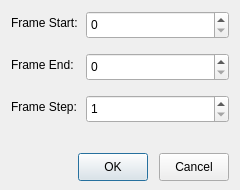
<?xml version="1.0" encoding="UTF-8"?>
<ui version="4.0">
 <class>FrameRangeDialog</class>
 <widget class="QDialog" name="FrameRangeDialog">
  <property name="geometry">
   <rect>
    <x>0</x>
    <y>0</y>
    <width>240</width>
    <height>190</height>
   </rect>
  </property>
  <property name="minimumSize">
   <size>
    <width>240</width>
    <height>190</height>
   </size>
  </property>
  <property name="maximumSize">
   <size>
    <width>240</width>
    <height>190</height>
   </size>
  </property>
  <property name="windowTitle">
   <string>Set Frame Range</string>
  </property>
  <layout class="QVBoxLayout" name="verticalLayout">
   <property name="spacing">
    <number>8</number>
   </property>
   <property name="leftMargin">
    <number>11</number>
   </property>
   <property name="topMargin">
    <number>11</number>
   </property>
   <property name="rightMargin">
    <number>11</number>
   </property>
   <property name="bottomMargin">
    <number>9</number>
   </property>
   <item>
    <layout class="QFormLayout" name="formLayout">
     <property name="verticalSpacing">
      <number>14</number>
     </property>
     <item row="0" column="0">
      <widget class="QLabel" name="label_start">
       <property name="text">
        <string>Frame Start:</string>
       </property>
      </widget>
     </item>
     <item row="0" column="1">
      <widget class="QSpinBox" name="startSpin">
       <property name="sizePolicy">
        <sizepolicy hsizetype="Expanding" vsizetype="Fixed">
         <horstretch>0</horstretch>
         <verstretch>0</verstretch>
        </sizepolicy>
       </property>
       <property name="minimumSize">
        <size>
         <width>0</width>
         <height>28</height>
        </size>
       </property>
       <property name="maximumSize">
        <size>
         <width>16777215</width>
         <height>28</height>
        </size>
       </property>
       <property name="minimum">
        <number>0</number>
       </property>
       <property name="maximum">
        <number>100000</number>
       </property>
      </widget>
     </item>
     <item row="1" column="0">
      <widget class="QLabel" name="label_end">
       <property name="text">
        <string>Frame End:</string>
       </property>
      </widget>
     </item>
     <item row="1" column="1">
      <widget class="QSpinBox" name="endSpin">
       <property name="sizePolicy">
        <sizepolicy hsizetype="Expanding" vsizetype="Fixed">
         <horstretch>0</horstretch>
         <verstretch>0</verstretch>
        </sizepolicy>
       </property>
       <property name="minimumSize">
        <size>
         <width>0</width>
         <height>28</height>
        </size>
       </property>
       <property name="maximumSize">
        <size>
         <width>16777215</width>
         <height>28</height>
        </size>
       </property>
       <property name="minimum">
        <number>0</number>
       </property>
       <property name="maximum">
        <number>100000</number>
       </property>
      </widget>
     </item>
     <item row="2" column="0">
      <widget class="QLabel" name="label_step">
       <property name="text">
        <string>Frame Step:</string>
       </property>
      </widget>
     </item>
     <item row="2" column="1">
      <widget class="QSpinBox" name="stepSpin">
       <property name="sizePolicy">
        <sizepolicy hsizetype="Expanding" vsizetype="Fixed">
         <horstretch>0</horstretch>
         <verstretch>0</verstretch>
        </sizepolicy>
       </property>
       <property name="minimumSize">
        <size>
         <width>0</width>
         <height>28</height>
        </size>
       </property>
       <property name="maximumSize">
        <size>
         <width>16777215</width>
         <height>28</height>
        </size>
       </property>
       <property name="minimum">
        <number>1</number>
       </property>
       <property name="maximum">
        <number>10000</number>
       </property>
      </widget>
     </item>
    </layout>
   </item>
   <item>
    <layout class="QHBoxLayout" name="horizontalLayout_buttons">
     <property name="spacing">
      <number>11</number>
     </property>
     <property name="topMargin">
      <number>7</number>
     </property>
     <item>
      <spacer name="horizontalSpacer">
       <property name="orientation">
        <enum>Qt::Orientation::Horizontal</enum>
       </property>
       <property name="sizeHint" stdset="0">
        <size>
         <width>40</width>
         <height>20</height>
        </size>
       </property>
      </spacer>
     </item>
     <item>
      <widget class="QPushButton" name="okButton">
       <property name="minimumSize">
        <size>
         <width>70</width>
         <height>28</height>
        </size>
       </property>
       <property name="maximumSize">
        <size>
         <width>70</width>
         <height>28</height>
        </size>
       </property>
       <property name="text">
        <string>OK</string>
       </property>
       <property name="default">
        <bool>true</bool>
       </property>
      </widget>
     </item>
     <item>
      <widget class="QPushButton" name="cancelButton">
       <property name="minimumSize">
        <size>
         <width>70</width>
         <height>28</height>
        </size>
       </property>
       <property name="maximumSize">
        <size>
         <width>70</width>
         <height>28</height>
        </size>
       </property>
       <property name="text">
        <string>Cancel</string>
       </property>
      </widget>
     </item>
    </layout>
   </item>
  </layout>
 </widget>
 <resources/>
 <connections/>
</ui>
